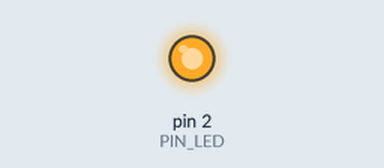
Simulated run of this sketch. Board: Arduino Uno, built with avr-gcc and run on an emulated ATmega328P. Parts: output pins drawn as LEDs (lit = HIGH).

Above: at 0.2 s.
At 13.2 s:
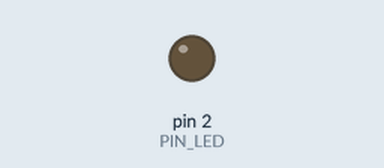
Timing chart, 0 to 13.7 s (numbered marks = the images above):
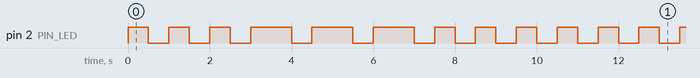

Measured:
- by itself, pin 2 (PIN_LED): repeats every 10.5 s: 2 × (LOW 0.50 s, HIGH 0.50 s), 3 × (LOW 0.50 s, HIGH 1.0 s), 4 × (LOW 0.50 s, HIGH 0.50 s)
- by itself, everything shown: repeats every 10.5 s, in 18 steps

The sketch:

SOS.ino
```cpp
/* Die angeschlossene LED wird abwechselnd an- und ausgeschaltet.
Durch den Befehl delay() ergibt sich eine blinkende LED.*/

#define PIN_LED 2   // im Programm wird PIN_LED immer durch 2 ersetzt
                    // #define definiert einen Platzhalter, keine Variable

// setup() wird nur einmal durchlaufen und konfiguriert das Board
void setup() {
  pinMode(PIN_LED,OUTPUT); // Setzt den Pin (2) der roten LED als Ausgang
}

// loop() läuft als Endlosschleife. Hier kommt das Hauptprogramm rein.
void loop() {
  digitalWrite(PIN_LED,HIGH);  // Ausgang HIGH (5V), LED an
  delay(500);                 // Programmverzögerung um 1s = 1000ms
  digitalWrite(PIN_LED,LOW);   // Ausgang LOW (0V), LED aus
  delay(500);
  digitalWrite(PIN_LED,HIGH);  // Ausgang HIGH (5V), LED an
  delay(500);                 // Programmverzögerung um 1s = 1000ms
  digitalWrite(PIN_LED,LOW);   // Ausgang LOW (0V), LED aus
  delay(500);
  digitalWrite(PIN_LED,HIGH);  // Ausgang HIGH (5V), LED an
  delay(500);                 // Programmverzögerung um 1s = 1000ms
  digitalWrite(PIN_LED,LOW);   // Ausgang LOW (0V), LED aus
  delay(500);
  digitalWrite(PIN_LED,HIGH);  // Ausgang HIGH (5V), LED an
  delay(1000);                 // Programmverzögerung um 1s = 1000ms
  digitalWrite(PIN_LED,LOW);   // Ausgang LOW (0V), LED aus
  delay(500);
  digitalWrite(PIN_LED,HIGH);  // Ausgang HIGH (5V), LED an
  delay(1000);                 // Programmverzögerung um 1s = 1000ms
  digitalWrite(PIN_LED,LOW);   // Ausgang LOW (0V), LED aus
  delay(500);
  digitalWrite(PIN_LED,HIGH);  // Ausgang HIGH (5V), LED an
  delay(1000);                 // Programmverzögerung um 1s = 1000ms
  digitalWrite(PIN_LED,LOW);   // Ausgang LOW (0V), LED aus
  delay(500);
  digitalWrite(PIN_LED,HIGH);  // Ausgang HIGH (5V), LED an
  delay(500);                 // Programmverzögerung um 1s = 1000ms
  digitalWrite(PIN_LED,LOW);   // Ausgang LOW (0V), LED aus
  delay(500);
  digitalWrite(PIN_LED,HIGH);  // Ausgang HIGH (5V), LED an
  delay(500);                 // Programmverzögerung um 1s = 1000ms
  digitalWrite(PIN_LED,LOW);   // Ausgang LOW (0V), LED aus
  delay(500);
  digitalWrite(PIN_LED,HIGH);  // Ausgang HIGH (5V), LED an
  delay(500);                 // Programmverzögerung um 1s = 1000ms
  digitalWrite(PIN_LED,LOW);   // Ausgang LOW (0V), LED aus
  delay(500);
}
```
